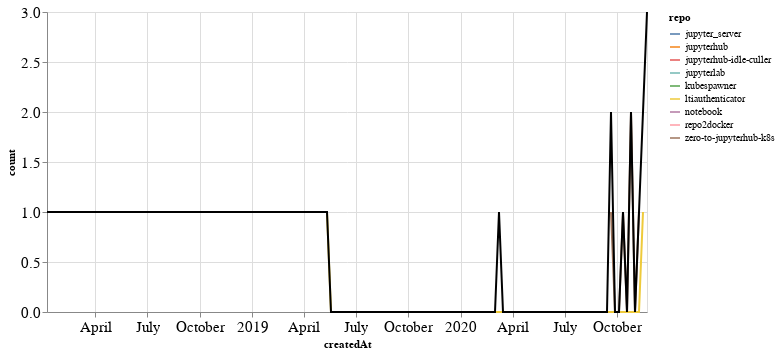

The notebook cell saved with this chart:
### Markdown cell above
## PRs

### Code cell
prs_time = prs.groupby('repo').resample('W', on='createdAt').count()['author'].reset_index()
prs_time = prs_time.rename(columns={'author': 'count'})
prs_time_total = prs_time.groupby('createdAt').agg({"count": "sum"}).reset_index()

ch1 = alt.Chart(prs_time, width=600).mark_line().encode(
    x='createdAt',
    y='count',
    color='repo',
    tooltip="repo"
)

ch2 = alt.Chart(prs_time_total, width=600).mark_line(color="black").encode(
    x='createdAt',
    y='count',
)

ch1 + ch2

### Figure 1 — Vega-Lite specification as saved in the notebook (floating-point values rounded to 4 significant figures)
{"config": {"axisLeft": {"labelFontSize": 15}, "axisBottom": {"labelFontSize": 15}}, "layer": [{"data": {"name": "data-fed49bd35281d00405a8fb5ba398726a"}, "mark": "line", "encoding": {"color": {"type": "nominal", "field": "repo"}, "tooltip": {"type": "nominal", "field": "repo"}, "x": {"type": "temporal", "field": "createdAt"}, "y": {"type": "quantitative", "field": "count"}}, "width": 600}, {"data": {"name": "data-c6ab268d456ea696908712e0105f9aa5"}, "mark": {"type": "line", "color": "black"}, "encoding": {"x": {"type": "temporal", "field": "createdAt"}, "y": {"type": "quantitative", "field": "count"}}, "width": 600}], "$schema": "https://vega.github.io/schema/vega-lite/v4.8.1.json", "datasets": {"data-fed49bd35281d00405a8fb5ba398726a": [{"repo": "jupyter_server", "createdAt": "2020-11-22T00:00:00", "count": 1}, {"repo": "jupyterhub", "createdAt": "2020-09-20T00:00:00", "count": 1}, {"repo": "jupyterhub-idle-culler", "createdAt": "2020-11-15T00:00:00", "count": 1}, {"repo": "jupyterlab", "createdAt": "2020-11-22T00:00:00", "count": 1}, {"repo": "kubespawner", "createdAt": "2018-01-07T00:00:00", "count": 1}, {"repo": "ltiauthenticator", "createdAt": "2019-05-12T00:00:00", "count": 1}, {"repo": "ltiauthenticator", "createdAt": "2019-05-19T00:00:00", "count": 0}, {"repo": "ltiauthenticator", "createdAt": "2019-05-26T00:00:00", "count": 0}, {"repo": "ltiauthenticator", "createdAt": "2019-06-02T00:00:00", "count": 0}, {"repo": "ltiauthenticator", "createdAt": "2019-06-09T00:00:00", "count": 0}, {"repo": "ltiauthenticator", "createdAt": "2019-06-16T00:00:00", "count": 0}, {"repo": "ltiauthenticator", "createdAt": "2019-06-23T00:00:00", "count": 0}, {"repo": "ltiauthenticator", "createdAt": "2019-06-30T00:00:00", "count": 0}, {"repo": "ltiauthenticator", "createdAt": "2019-07-07T00:00:00", "count": 0}, {"repo": "ltiauthenticator", "createdAt": "2019-07-14T00:00:00", "count": 0}, {"repo": "ltiauthenticator", "createdAt": "2019-07-21T00:00:00", "count": 0}, {"repo": "ltiauthenticator", "createdAt": "2019-07-28T00:00:00", "count": 0}, {"repo": "ltiauthenticator", "createdAt": "2019-08-04T00:00:00", "count": 0}, {"repo": "ltiauthenticator", "createdAt": "2019-08-11T00:00:00", "count": 0}, {"repo": "ltiauthenticator", "createdAt": "2019-08-18T00:00:00", "count": 0}, {"repo": "ltiauthenticator", "createdAt": "2019-08-25T00:00:00", "count": 0}, {"repo": "ltiauthenticator", "createdAt": "2019-09-01T00:00:00", "count": 0}, {"repo": "ltiauthenticator", "createdAt": "2019-09-08T00:00:00", "count": 0}, {"repo": "ltiauthenticator", "createdAt": "2019-09-15T00:00:00", "count": 0}, {"repo": "ltiauthenticator", "createdAt": "2019-09-22T00:00:00", "count": 0}, {"repo": "ltiauthenticator", "createdAt": "2019-09-29T00:00:00", "count": 0}, {"repo": "ltiauthenticator", "createdAt": "2019-10-06T00:00:00", "count": 0}, {"repo": "ltiauthenticator", "createdAt": "2019-10-13T00:00:00", "count": 0}, {"repo": "ltiauthenticator", "createdAt": "2019-10-20T00:00:00", "count": 0}, {"repo": "ltiauthenticator", "createdAt": "2019-10-27T00:00:00", "count": 0}, {"repo": "ltiauthenticator", "createdAt": "2019-11-03T00:00:00", "count": 0}, {"repo": "ltiauthenticator", "createdAt": "2019-11-10T00:00:00", "count": 0}, {"repo": "ltiauthenticator", "createdAt": "2019-11-17T00:00:00", "count": 0}, {"repo": "ltiauthenticator", "createdAt": "2019-11-24T00:00:00", "count": 0}, {"repo": "ltiauthenticator", "createdAt": "2019-12-01T00:00:00", "count": 0}, {"repo": "ltiauthenticator", "createdAt": "2019-12-08T00:00:00", "count": 0}, {"repo": "ltiauthenticator", "createdAt": "2019-12-15T00:00:00", "count": 0}, {"repo": "ltiauthenticator", "createdAt": "2019-12-22T00:00:00", "count": 0}, {"repo": "ltiauthenticator", "createdAt": "2019-12-29T00:00:00", "count": 0}, {"repo": "ltiauthenticator", "createdAt": "2020-01-05T00:00:00", "count": 0}, {"repo": "ltiauthenticator", "createdAt": "2020-01-12T00:00:00", "count": 0}, {"repo": "ltiauthenticator", "createdAt": "2020-01-19T00:00:00", "count": 0}, {"repo": "ltiauthenticator", "createdAt": "2020-01-26T00:00:00", "count": 0}, {"repo": "ltiauthenticator", "createdAt": "2020-02-02T00:00:00", "count": 0}, {"repo": "ltiauthenticator", "createdAt": "2020-02-09T00:00:00", "count": 0}, {"repo": "ltiauthenticator", "createdAt": "2020-02-16T00:00:00", "count": 0}, {"repo": "ltiauthenticator", "createdAt": "2020-02-23T00:00:00", "count": 0}, {"repo": "ltiauthenticator", "createdAt": "2020-03-01T00:00:00", "count": 0}, {"repo": "ltiauthenticator", "createdAt": "2020-03-08T00:00:00", "count": 0}, {"repo": "ltiauthenticator", "createdAt": "2020-03-15T00:00:00", "count": 0}, {"repo": "ltiauthenticator", "createdAt": "2020-03-22T00:00:00", "count": 0}, {"repo": "ltiauthenticator", "createdAt": "2020-03-29T00:00:00", "count": 0}, {"repo": "ltiauthenticator", "createdAt": "2020-04-05T00:00:00", "count": 0}, {"repo": "ltiauthenticator", "createdAt": "2020-04-12T00:00:00", "count": 0}, {"repo": "ltiauthenticator", "createdAt": "2020-04-19T00:00:00", "count": 0}, {"repo": "ltiauthenticator", "createdAt": "2020-04-26T00:00:00", "count": 0}, {"repo": "ltiauthenticator", "createdAt": "2020-05-03T00:00:00", "count": 0}, {"repo": "ltiauthenticator", "createdAt": "2020-05-10T00:00:00", "count": 0}, {"repo": "ltiauthenticator", "createdAt": "2020-05-17T00:00:00", "count": 0}, {"repo": "ltiauthenticator", "createdAt": "2020-05-24T00:00:00", "count": 0}, {"repo": "ltiauthenticator", "createdAt": "2020-05-31T00:00:00", "count": 0}, {"repo": "ltiauthenticator", "createdAt": "2020-06-07T00:00:00", "count": 0}, {"repo": "ltiauthenticator", "createdAt": "2020-06-14T00:00:00", "count": 0}, {"repo": "ltiauthenticator", "createdAt": "2020-06-21T00:00:00", "count": 0}, {"repo": "ltiauthenticator", "createdAt": "2020-06-28T00:00:00", "count": 0}, {"repo": "ltiauthenticator", "createdAt": "2020-07-05T00:00:00", "count": 0}, {"repo": "ltiauthenticator", "createdAt": "2020-07-12T00:00:00", "count": 0}, {"repo": "ltiauthenticator", "createdAt": "2020-07-19T00:00:00", "count": 0}, {"repo": "ltiauthenticator", "createdAt": "2020-07-26T00:00:00", "count": 0}, {"repo": "ltiauthenticator", "createdAt": "2020-08-02T00:00:00", "count": 0}, {"repo": "ltiauthenticator", "createdAt": "2020-08-09T00:00:00", "count": 0}, {"repo": "ltiauthenticator", "createdAt": "2020-08-16T00:00:00", "count": 0}, {"repo": "ltiauthenticator", "createdAt": "2020-08-23T00:00:00", "count": 0}, {"repo": "ltiauthenticator", "createdAt": "2020-08-30T00:00:00", "count": 0}, {"repo": "ltiauthenticator", "createdAt": "2020-09-06T00:00:00", "count": 0}, {"repo": "ltiauthenticator", "createdAt": "2020-09-13T00:00:00", "count": 0}, {"repo": "ltiauthenticator", "createdAt": "2020-09-20T00:00:00", "count": 0}, {"repo": "ltiauthenticator", "createdAt": "2020-09-27T00:00:00", "count": 0}, {"repo": "ltiauthenticator", "createdAt": "2020-10-04T00:00:00", "count": 0}, {"repo": "ltiauthenticator", "createdAt": "2020-10-11T00:00:00", "count": 0}, {"repo": "ltiauthenticator", "createdAt": "2020-10-18T00:00:00", "count": 0}, {"repo": "ltiauthenticator", "createdAt": "2020-10-25T00:00:00", "count": 0}, {"repo": "ltiauthenticator", "createdAt": "2020-11-01T00:00:00", "count": 0}, {"repo": "ltiauthenticator", "createdAt": "2020-11-08T00:00:00", "count": 0}, {"repo": "ltiauthenticator", "createdAt": "2020-11-15T00:00:00", "count": 1}, {"repo": "notebook", "createdAt": "2020-11-22T00:00:00", "count": 1}, {"repo": "repo2docker", "createdAt": "2020-03-08T00:00:00", "count": 1}, {"repo": "zero-to-jupyterhub-k8s", "createdAt": "2020-09-20T00:00:00", "count": 1}, {"repo": "zero-to-jupyterhub-k8s", "createdAt": "2020-09-27T00:00:00", "count": 0}, {"repo": "zero-to-jupyterhub-k8s", "createdAt": "2020-10-04T00:00:00", "count": 0}, {"repo": "zero-to-jupyterhub-k8s", "createdAt": "2020-10-11T00:00:00", "count": 1}, {"repo": "zero-to-jupyterhub-k8s", "createdAt": "2020-10-18T00:00:00", "count": 0}, {"repo": "zero-to-jupyterhub-k8s", "createdAt": "2020-10-25T00:00:00", "count": 2}, {"repo": "zero-to-jupyterhub-k8s", "createdAt": "2020-11-01T00:00:00", "count": 0}, {"repo": "zero-to-jupyterhub-k8s", "createdAt": "2020-11-08T00:00:00", "count": 1}], "data-c6ab268d456ea696908712e0105f9aa5": [{"createdAt": "2018-01-07T00:00:00", "count": 1}, {"createdAt": "2019-05-12T00:00:00", "count": 1}, {"createdAt": "2019-05-19T00:00:00", "count": 0}, {"createdAt": "2019-05-26T00:00:00", "count": 0}, {"createdAt": "2019-06-02T00:00:00", "count": 0}, {"createdAt": "2019-06-09T00:00:00", "count": 0}, {"createdAt": "2019-06-16T00:00:00", "count": 0}, {"createdAt": "2019-06-23T00:00:00", "count": 0}, {"createdAt": "2019-06-30T00:00:00", "count": 0}, {"createdAt": "2019-07-07T00:00:00", "count": 0}, {"createdAt": "2019-07-14T00:00:00", "count": 0}, {"createdAt": "2019-07-21T00:00:00", "count": 0}, {"createdAt": "2019-07-28T00:00:00", "count": 0}, {"createdAt": "2019-08-04T00:00:00", "count": 0}, {"createdAt": "2019-08-11T00:00:00", "count": 0}, {"createdAt": "2019-08-18T00:00:00", "count": 0}, {"createdAt": "2019-08-25T00:00:00", "count": 0}, {"createdAt": "2019-09-01T00:00:00", "count": 0}, {"createdAt": "2019-09-08T00:00:00", "count": 0}, {"createdAt": "2019-09-15T00:00:00", "count": 0}, {"createdAt": "2019-09-22T00:00:00", "count": 0}, {"createdAt": "2019-09-29T00:00:00", "count": 0}, {"createdAt": "2019-10-06T00:00:00", "count": 0}, {"createdAt": "2019-10-13T00:00:00", "count": 0}, {"createdAt": "2019-10-20T00:00:00", "count": 0}, {"createdAt": "2019-10-27T00:00:00", "count": 0}, {"createdAt": "2019-11-03T00:00:00", "count": 0}, {"createdAt": "2019-11-10T00:00:00", "count": 0}, {"createdAt": "2019-11-17T00:00:00", "count": 0}, {"createdAt": "2019-11-24T00:00:00", "count": 0}, {"createdAt": "2019-12-01T00:00:00", "count": 0}, {"createdAt": "2019-12-08T00:00:00", "count": 0}, {"createdAt": "2019-12-15T00:00:00", "count": 0}, {"createdAt": "2019-12-22T00:00:00", "count": 0}, {"createdAt": "2019-12-29T00:00:00", "count": 0}, {"createdAt": "2020-01-05T00:00:00", "count": 0}, {"createdAt": "2020-01-12T00:00:00", "count": 0}, {"createdAt": "2020-01-19T00:00:00", "count": 0}, {"createdAt": "2020-01-26T00:00:00", "count": 0}, {"createdAt": "2020-02-02T00:00:00", "count": 0}, {"createdAt": "2020-02-09T00:00:00", "count": 0}, {"createdAt": "2020-02-16T00:00:00", "count": 0}, {"createdAt": "2020-02-23T00:00:00", "count": 0}, {"createdAt": "2020-03-01T00:00:00", "count": 0}, {"createdAt": "2020-03-08T00:00:00", "count": 1}, {"createdAt": "2020-03-15T00:00:00", "count": 0}, {"createdAt": "2020-03-22T00:00:00", "count": 0}, {"createdAt": "2020-03-29T00:00:00", "count": 0}, {"createdAt": "2020-04-05T00:00:00", "count": 0}, {"createdAt": "2020-04-12T00:00:00", "count": 0}, {"createdAt": "2020-04-19T00:00:00", "count": 0}, {"createdAt": "2020-04-26T00:00:00", "count": 0}, {"createdAt": "2020-05-03T00:00:00", "count": 0}, {"createdAt": "2020-05-10T00:00:00", "count": 0}, {"createdAt": "2020-05-17T00:00:00", "count": 0}, {"createdAt": "2020-05-24T00:00:00", "count": 0}, {"createdAt": "2020-05-31T00:00:00", "count": 0}, {"createdAt": "2020-06-07T00:00:00", "count": 0}, {"createdAt": "2020-06-14T00:00:00", "count": 0}, {"createdAt": "2020-06-21T00:00:00", "count": 0}, {"createdAt": "2020-06-28T00:00:00", "count": 0}, {"createdAt": "2020-07-05T00:00:00", "count": 0}, {"createdAt": "2020-07-12T00:00:00", "count": 0}, {"createdAt": "2020-07-19T00:00:00", "count": 0}, {"createdAt": "2020-07-26T00:00:00", "count": 0}, {"createdAt": "2020-08-02T00:00:00", "count": 0}, {"createdAt": "2020-08-09T00:00:00", "count": 0}, {"createdAt": "2020-08-16T00:00:00", "count": 0}, {"createdAt": "2020-08-23T00:00:00", "count": 0}, {"createdAt": "2020-08-30T00:00:00", "count": 0}, {"createdAt": "2020-09-06T00:00:00", "count": 0}, {"createdAt": "2020-09-13T00:00:00", "count": 0}, {"createdAt": "2020-09-20T00:00:00", "count": 2}, {"createdAt": "2020-09-27T00:00:00", "count": 0}, {"createdAt": "2020-10-04T00:00:00", "count": 0}, {"createdAt": "2020-10-11T00:00:00", "count": 1}, {"createdAt": "2020-10-18T00:00:00", "count": 0}, {"createdAt": "2020-10-25T00:00:00", "count": 2}, {"createdAt": "2020-11-01T00:00:00", "count": 0}, {"createdAt": "2020-11-08T00:00:00", "count": 1}, {"createdAt": "2020-11-15T00:00:00", "count": 2}, {"createdAt": "2020-11-22T00:00:00", "count": 3}]}}
